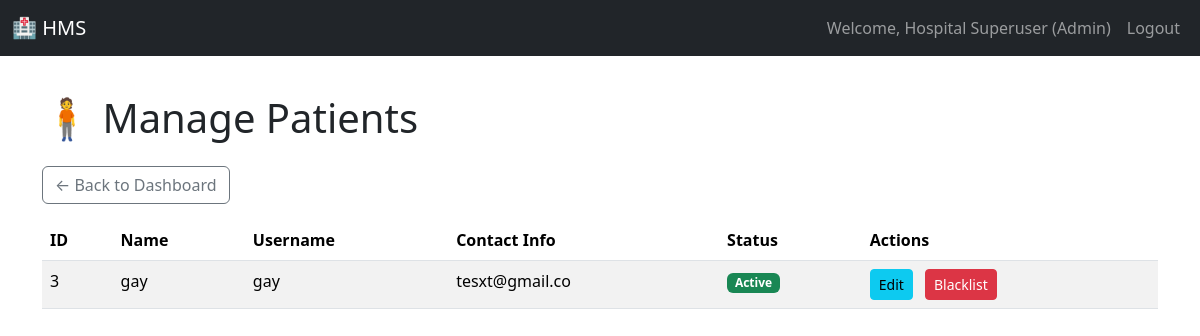
The page /admin/patients (signed in) on the database as committed earlier.
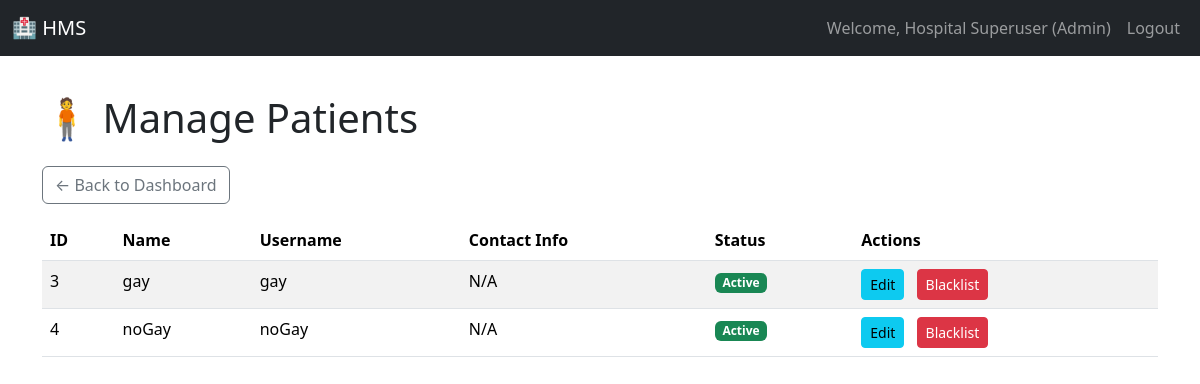
The same page on the database as committed later.
### models.py (models this page shows)
class Patient(db.Model):
    __tablename__ = 'patient'
    user_id = db.Column(db.Integer, db.ForeignKey('user.id'), primary_key=True)
    date_of_birth = db.Column(db.String(10))
    appointments = db.relationship('Appointment', backref='patient', lazy='dynamic')

class User(UserMixin, db.Model):
    __tablename__ = 'user'
    id = db.Column(db.Integer, primary_key=True)
    username = db.Column(db.String(80), unique=True, nullable=False)
    password_hash = db.Column(db.String(128), nullable=False)
    role = db.Column(db.String(10), nullable=False)  # Admin, Doctor, Patient
    name = db.Column(db.String(100), nullable=False)
    contact_info = db.Column(db.String(100))
    is_active = db.Column(db.Boolean, default=True) # Used for blacklist/deactivation
    doctor_profile = db.relationship('Doctor', backref='user', uselist=False)
    patient_profile = db.relationship('Patient', backref='user', uselist=False)

### app.py (the view)
@app.route('/admin/patients')
@role_required('Admin')
def manage_patients():
    patients = Patient.query.join(User).all()
    return render_template('manage_patients.html', patients=patients)

### app.py (called while the page is built)
@login_manager.user_loader
def load_user(user_id):
    return User.query.get(int(user_id))

def role_required(role):
    def wrapper(func):
        @login_required
        @functools.wraps(func) # <<< THIS LINE IS THE FIX
        def decorated_view(*args, **kwargs):
            if current_user.role != role:
                flash('Access denied. You do not have the required permissions.', 'danger')
                return redirect(url_for('dashboard'))
            return func(*args, **kwargs)
        return decorated_view
    return wrapper

### templates/manage_patients.html (shortened to what this page needs)
{% extends "base.html" %}
{% block content %}
<h1 class="mb-4">🧍 Manage Patients</h1>
<a href="{{ url_for('admin_dashboard') }}" class="btn btn-outline-secondary mb-3">← Back to Dashboard</a>
<table class="table table-hover table-striped">
    <thead>
        <tr>
            <th>ID</th>
            <th>Name</th>
            <th>Username</th>
            <th>Contact Info</th>
            <th>Status</th>
            <th>Actions</th>
        </tr>
    </thead>
    <tbody>
        {% for patient in patients %}
        <tr>
            <td>{{ patient.user_id }}</td>
            <td>{{ patient.user.name }}</td>
            <td>{{ patient.user.username }}</td>
            <td>{{ patient.user.contact_info or 'N/A' }}</td>
            <td>
                {% if patient.user.is_active %}
                    <span class="badge bg-success">Active</span>
                {% else %}
                    <span class="badge bg-danger">Blacklisted</span>
                {% endif %}
            </td>
            <td>
                <a href="{{ url_for('edit_patient', user_id=patient.user_id) }}" class="btn btn-sm btn-info me-2">Edit</a>
                <form method="POST" action="{{ url_for('toggle_blacklist', user_id=patient.user_id) }}" style="display:inline;">
                    {% if patient.user.is_active %}
                        <button type="submit" class="btn btn-sm btn-danger">Blacklist</button>
                    {% else %}
                        <button type="submit" class="btn btn-sm btn-success">Activate</button>
                    {% endif %}
                </form>
            </td>
        </tr>
        {% endfor %}
    </tbody>
</table>
{% endblock %}

Rows that differ between the two databases and show on the page:
changed Patient "gay": user "tesxt@gmail.co" → "N/A"
added Patient: user_id "4", user.name "noGay", user.username "noGay", user "N/A"
